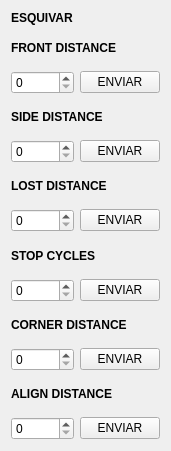
     <widget class="QWidget" name="layoutWidget_6">
      <property name="geometry">
       <rect>
        <x>1010</x>
        <y>220</y>
        <width>171</width>
        <height>451</height>
       </rect>
      </property>
      <layout class="QVBoxLayout" name="verticalLayout_28" stretch="0,2,2,2,2,2,2">
       <item>
        <widget class="QLabel" name="label_sensors_4">
         <property name="font">
          <font>
           <bold>true</bold>
          </font>
         </property>
         <property name="text">
          <string>ESQUIVAR</string>
         </property>
        </widget>
       </item>
       <item>
        <layout class="QVBoxLayout" name="verticalLayout_18">
         <item>
          <widget class="QLabel" name="label_sensors_24">
           <property name="font">
            <font>
             <bold>true</bold>
            </font>
           </property>
           <property name="text">
            <string>FRONT DISTANCE</string>
           </property>
          </widget>
         </item>
         <item>
          <layout class="QHBoxLayout" name="horizontalLayout_25">
           <item>
            <widget class="QSpinBox" name="setFrontDistance"/>
           </item>
           <item>
            <widget class="QPushButton" name="sendFrontDistance">
             <property name="text">
              <string>ENVIAR</string>
             </property>
            </widget>
           </item>
          </layout>
         </item>
        </layout>
       </item>
       <item>
        <layout class="QVBoxLayout" name="verticalLayout_19">
         <item>
          <widget class="QLabel" name="label_sensors_25">
           <property name="font">
            <font>
             <bold>true</bold>
            </font>
           </property>
           <property name="text">
            <string>SIDE DISTANCE</string>
           </property>
          </widget>
         </item>
         <item>
          <layout class="QHBoxLayout" name="horizontalLayout_26">
           <item>
            <widget class="QSpinBox" name="setSideDistance"/>
           </item>
           <item>
            <widget class="QPushButton" name="sendSideDistance">
             <property name="text">
              <string>ENVIAR</string>
             </property>
            </widget>
           </item>
          </layout>
         </item>
        </layout>
       </item>
       <item>
        <layout class="QVBoxLayout" name="verticalLayout_29">
         <item>
          <widget class="QLabel" name="label_sensors_26">
           <property name="font">
            <font>
             <bold>true</bold>
            </font>
           </property>
           <property name="text">
            <string>LOST DISTANCE</string>
           </property>
          </widget>
         </item>
         <item>
          <layout class="QHBoxLayout" name="horizontalLayout_27">
           <item>
            <widget class="QSpinBox" name="setLostDistance"/>
           </item>
           <item>
            <widget class="QPushButton" name="sendLostDistance">
             <property name="text">
              <string>ENVIAR</string>
             </property>
            </widget>
           </item>
          </layout>
         </item>
        </layout>
       </item>
       <item>
        <layout class="QVBoxLayout" name="verticalLayout_30">
         <item>
          <widget class="QLabel" name="label_sensors_27">
           <property name="font">
            <font>
             <bold>true</bold>
            </font>
           </property>
           <property name="text">
            <string>STOP CYCLES</string>
           </property>
          </widget>
         </item>
         <item>
          <layout class="QHBoxLayout" name="horizontalLayout_28">
           <item>
            <widget class="QSpinBox" name="setStopCycles"/>
           </item>
           <item>
            <widget class="QPushButton" name="sendStopCycles">
             <property name="text">
              <string>ENVIAR</string>
             </property>
            </widget>
           </item>
          </layout>
         </item>
        </layout>
       </item>
       <item>
        <layout class="QVBoxLayout" name="verticalLayout_32">
         <item>
          <widget class="QLabel" name="label_sensors_29">
           <property name="font">
            <font>
             <bold>true</bold>
            </font>
           </property>
           <property name="text">
            <string>CORNER DISTANCE</string>
           </property>
          </widget>
         </item>
         <item>
          <layout class="QHBoxLayout" name="horizontalLayout_30">
           <item>
            <widget class="QSpinBox" name="setCornerDist"/>
           </item>
           <item>
            <widget class="QPushButton" name="sendCornerDist">
             <property name="text">
              <string>ENVIAR</string>
             </property>
            </widget>
           </item>
          </layout>
         </item>
        </layout>
       </item>
       <item>
        <layout class="QVBoxLayout" name="verticalLayout_33">
         <item>
          <widget class="QLabel" name="label_sensors_30">
           <property name="font">
            <font>
             <bold>true</bold>
            </font>
           </property>
           <property name="text">
            <string>ALIGN DISTANCE</string>
           </property>
          </widget>
         </item>
         <item>
          <layout class="QHBoxLayout" name="horizontalLayout_31">
           <item>
            <widget class="QSpinBox" name="setAlignDist"/>
           </item>
           <item>
            <widget class="QPushButton" name="sendAlignDist">
             <property name="text">
              <string>ENVIAR</string>
             </property>
            </widget>
           </item>
          </layout>
         </item>
        </layout>
       </item>
      </layout>
     </widget>
